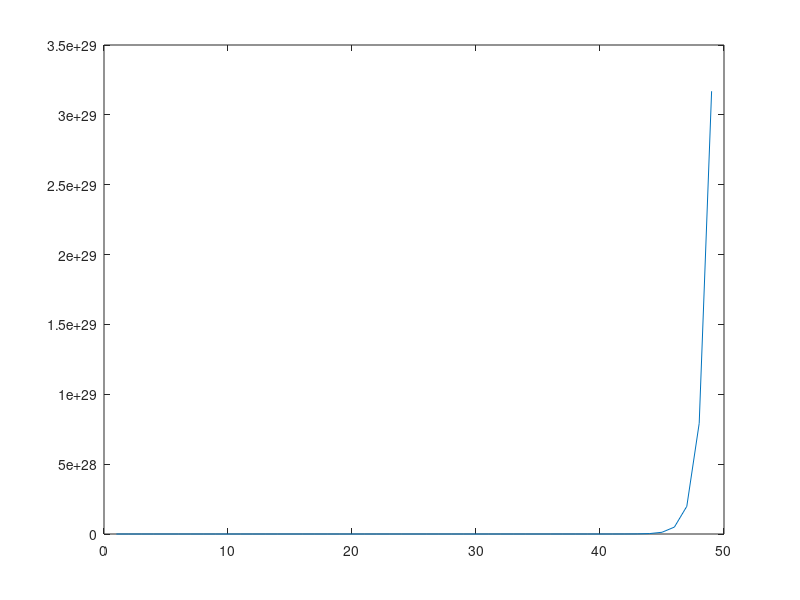

MATLAB code for this plot:
% 1. Generate 1 1000000x1 (one (one million by one) vector of random numbers
% from a Gaussian (normal) distribution with mean of 0 and standard deviation
% of 5. Use Matlab's randn function.

m = 0;
d = 5;
v = d.*randn(1000000, 1) + m;

% 2. Add 1 to every value in the previous list, by using a loop. To determine
% how many times to loop, use Matlab's size function. Time this operation
% and print the number in the code. (Use Matlab's documentation to find out
% how to time operations.)

tic
for i = 1:size(v)
    v(i,:) = v(i,:) + 1;
end
toc

% 3. Now add 1 to every value in the original random vector, without
% using a loop. Time this operation, print the time and write it down.
% Use a different way to print the number than the method you used above.
% (See ways to print numbers at the beginning of the Matlab tutorial script.)

tic
v + 1;
t = toc;
disp("Elapsed time " + t)

% 4. Plot the exponential function 2.^x, for non-negative even values
% of x smaller than 100, without using loops.

x = 2:2:98;
plot(2.^x)

% 5. Create two matrices A and B which, when added together, result
% in a 10x10 matrix C containing all numbers from 1 to 100. In other
% words, when I add A and B and convert the result to vector form,
% I should get a vector containing all numbers from 1 to 100. In code,
% C = A + B; assert(all(C(:) == (1:100)') == 1); Each matrix should
% only be created with a single command (no loops).

A = reshape(0.5:0.5:50, 10, 10, []);
B = reshape(0.5:0.5:50, 10, 10, []);
C = A + B

% 6. Generate two random matrices A and B, and compute their product
% by hand, using loops. The size of the first matrix should be [5, 3]
% and of the second [3, 5]. Check your code by comparing the loop-computed
% product with the product that you get from Matlab's A*B. You can use loops.

A = rand(5, 3);
B = rand(3, 5);
[rowA, colA] = size(A);
[rowB, colB] = size(B);
product = zeros(rowA, colB);
for row = 1 : rowA
    for col = 1 : colB
        sum = 0;
        for i = 1 : colA
            sum = sum + A(row, i) * B(i, col);
        end
        product(row, col) = sum;
    end
end
product
productCheck = A * B

% 7. Show three ways to compute an inner product between two vectors.

% Method 1: A^T * B = inner product of A and B
A = [1;2;3;4]
B = [5;6;7;8]
transpose = A' * B

% Method 2: Use Matlab's dot function
dotFunc = dot(A, B)

% Method 3: Use loops and calculate it by hand:
loop = 0;
for k = 1:A(end)
    loop = loop + (A(k) * B(k));
end
loop

% 8. Compute and print the L1-norm and L2-norm for each of the
% following two vectors: x1 = [0.5 0 1.5] and x2 = [1 1 0].
% Verify your answer against the Matlab function norm.

x1 = [0.5, 0, 1.5];
x2 = [1, 1, 0];
x1L1 = 0;
x2L1 = 0;
x1L2 = 0;
x2L2 = 0;

for i = 1:3
    x1L1 = x1L1 + abs(x1(i));
    x2L1 = x2L1 + abs(x2(i));
    x1L2 = x1L2 + x1(i)^2;
    x2L2 = x2L2 + x2(i)^2;
end
x1L2 = sqrt(x1L2);
x2L2 = sqrt(x2L2);

assert(norm(x1,1) == x1L1)
assert(norm(x2,1) == x2L1)
assert(norm(x1,2) == x1L2)
assert(norm(x2,2) == x2L2)

% 9. Use Matlab to solve the system of linear equations:
% 2x + y + 3z = 1;
% 2x + 6y + 8z = 3;
% 6x + 8y + 18z = 5.

A = [2 1 3; 2 6 8; 6 8 18];
B = [1; 3; 5];
sysLinEq= A\B

% 12. We have the following training set: a red circle, a blue triangle,
% a blue circle, a green triangle, and a red square. Represent each of
% these samples as a feature vector, using the same representation
% scheme/strategy. Write a comment to explain the meaning of each dimension
% in your representation, i.e. what feature it corresponds to, and what
% the possible values of that feature are.

% The first dimension corresponds to the color of the sample: 0 = red,
% 1 = blue, 2 = green.
% The second dimension corresponds to the shape of the sample: 0 = circle,
% 1 = triangle, 2 = square
redCircle = [0 0]
blueTriangle = [1 1]
blueCircle = [1 0]
greenTriangle = [2 1]
redSquare = [0 2]

